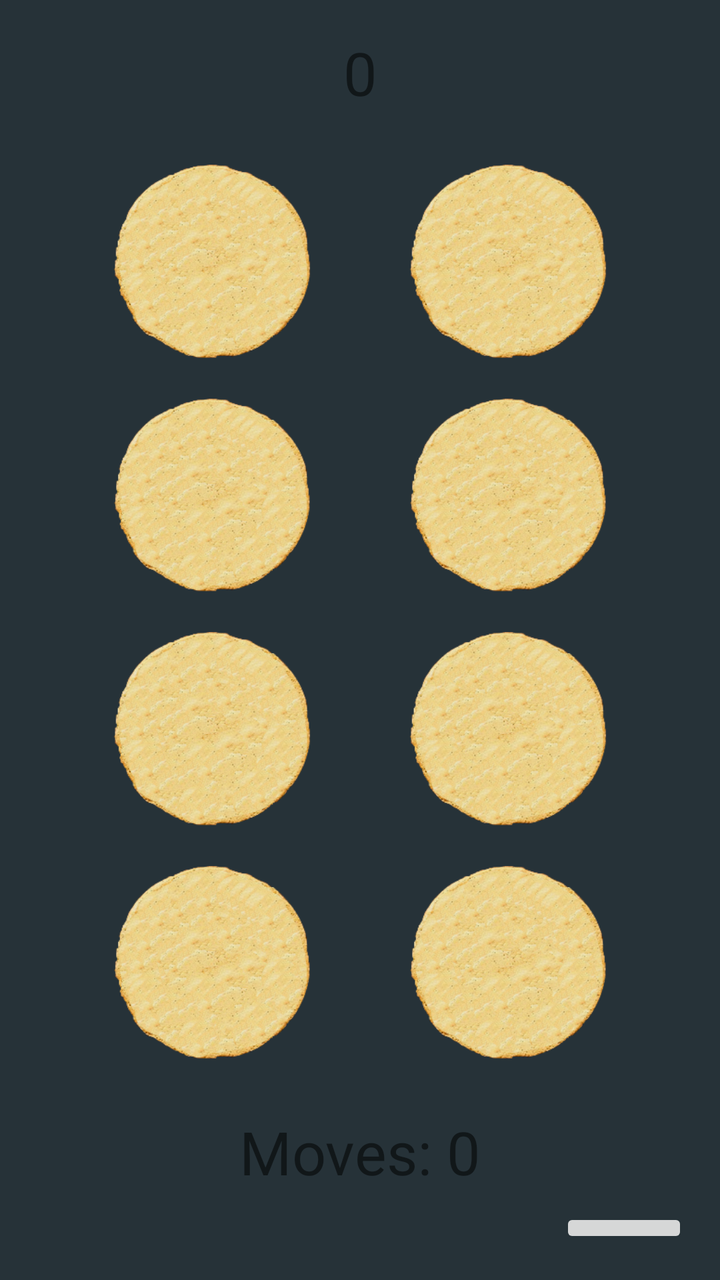
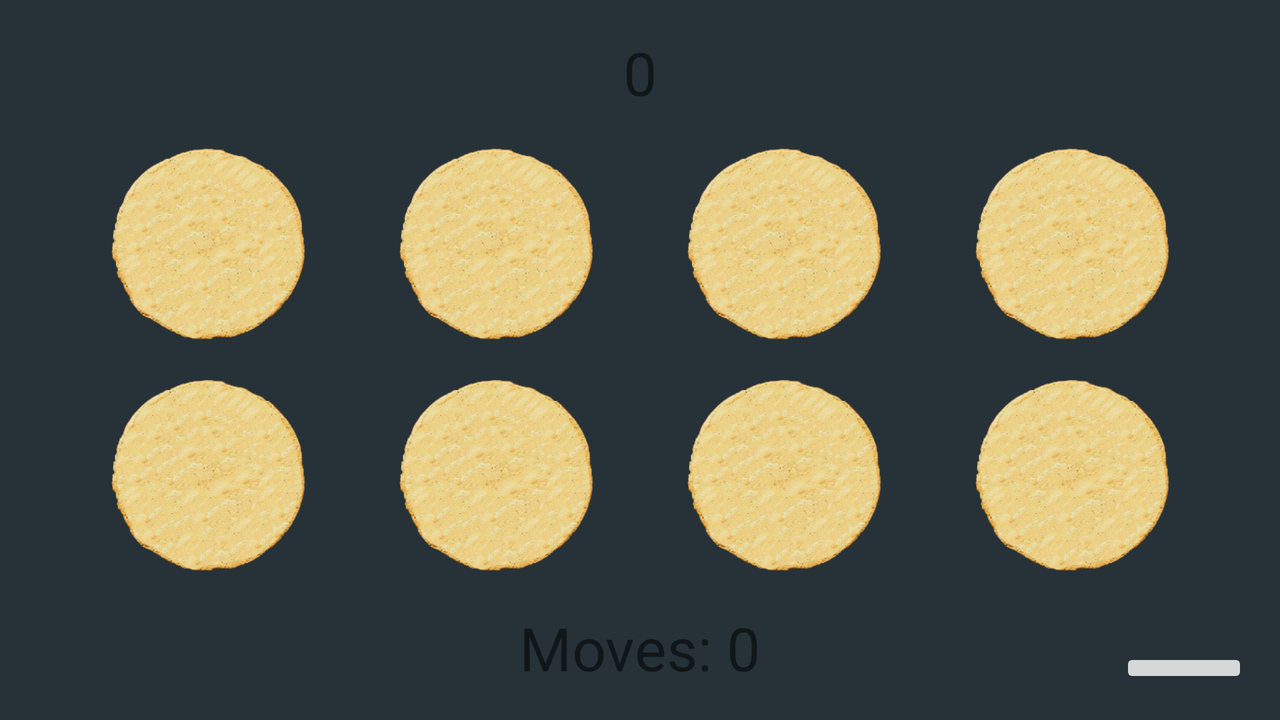

One screen, two layout resources from the same app: the default and the author's alternative for another configuration. Each is rendered where Android would select it; the XML of both is given below.
<!-- AndroidManifest.xml: application theme Theme.SquidGameMemory -->
<!-- res/layout/activity_ingame_normal.xml -->
<?xml version="1.0" encoding="utf-8"?>
<androidx.constraintlayout.widget.ConstraintLayout xmlns:android="http://schemas.android.com/apk/res/android"
    xmlns:app="http://schemas.android.com/apk/res-auto"
    xmlns:tools="http://schemas.android.com/tools"
    android:layout_width="match_parent"
    android:layout_height="match_parent"
    tools:context=".IngameNormalActivity">

    <TextView
        android:id="@+id/game_timer"
        android:layout_width="wrap_content"
        android:layout_height="wrap_content"
        android:layout_marginTop="16dp"
        android:text="@string/time_placeholder"
        android:textSize="30sp"
        app:layout_constraintEnd_toEndOf="parent"
        app:layout_constraintStart_toStartOf="parent"
        app:layout_constraintTop_toTopOf="parent" />

    <ImageButton
        android:id="@+id/pause_button"
        android:layout_width="64dp"
        android:layout_height="wrap_content"
        android:layout_marginEnd="16dp"
        android:layout_marginBottom="16dp"
        app:layout_constraintBottom_toBottomOf="parent"
        app:layout_constraintEnd_toEndOf="parent"
        app:srcCompat="@drawable/ic_baseline_pause_24_light" />

    <ImageButton
        android:id="@+id/card1"
        android:layout_width="0dp"
        android:layout_height="0dp"
        android:layout_marginStart="32dp"
        android:layout_marginTop="16dp"
        android:background="@android:color/transparent"
        android:padding="10dp"
        android:scaleType="fitCenter"
        app:layout_constraintBottom_toTopOf="@+id/card3"
        app:layout_constraintEnd_toStartOf="@+id/card2"
        app:layout_constraintStart_toStartOf="parent"
        app:layout_constraintTop_toBottomOf="@+id/game_timer"
        app:srcCompat="@drawable/empty" />

    <ImageButton
        android:id="@+id/card2"
        android:layout_width="0dp"
        android:layout_height="0dp"
        android:layout_marginTop="16dp"
        android:layout_marginEnd="32dp"
        android:background="@android:color/transparent"
        android:padding="10dp"
        android:scaleType="fitCenter"
        app:layout_constraintBottom_toTopOf="@+id/card4"
        app:layout_constraintEnd_toEndOf="parent"
        app:layout_constraintStart_toEndOf="@+id/card1"
        app:layout_constraintTop_toBottomOf="@+id/game_timer"
        app:srcCompat="@drawable/empty" />

    <ImageButton
        android:id="@+id/card3"
        android:layout_width="0dp"
        android:layout_height="0dp"
        android:layout_marginStart="32dp"
        android:background="@android:color/transparent"
        android:paddingVertical="10dp"
        android:scaleType="fitCenter"
        app:layout_constraintBottom_toTopOf="@+id/card5"
        app:layout_constraintEnd_toStartOf="@+id/card4"
        app:layout_constraintStart_toStartOf="parent"
        app:layout_constraintTop_toBottomOf="@+id/card1"
        app:srcCompat="@drawable/empty" />

    <ImageButton
        android:id="@+id/card4"
        android:layout_width="0dp"
        android:layout_height="0dp"
        android:layout_marginEnd="32dp"
        android:background="@android:color/transparent"
        android:padding="10dp"
        android:scaleType="fitCenter"
        app:layout_constraintBottom_toTopOf="@+id/card6"
        app:layout_constraintEnd_toEndOf="parent"
        app:layout_constraintStart_toEndOf="@+id/card3"
        app:layout_constraintTop_toBottomOf="@+id/card2"
        app:srcCompat="@drawable/empty" />

    <ImageButton
        android:id="@+id/card5"
        android:layout_width="0dp"
        android:layout_height="0dp"
        android:layout_marginStart="32dp"
        android:background="@android:color/transparent"
        android:padding="10dp"
        android:scaleType="fitCenter"
        app:layout_constraintBottom_toTopOf="@+id/card7"
        app:layout_constraintEnd_toStartOf="@+id/card6"
        app:layout_constraintStart_toStartOf="parent"
        app:layout_constraintTop_toBottomOf="@+id/card3"
        app:srcCompat="@drawable/empty" />

    <ImageButton
        android:id="@+id/card6"
        android:layout_width="0dp"
        android:layout_height="0dp"
        android:layout_marginEnd="32dp"
        android:background="@android:color/transparent"
        android:padding="10dp"
        android:scaleType="fitCenter"
        app:layout_constraintBottom_toTopOf="@+id/card8"
        app:layout_constraintEnd_toEndOf="parent"
        app:layout_constraintStart_toEndOf="@+id/card5"
        app:layout_constraintTop_toBottomOf="@+id/card4"
        app:srcCompat="@drawable/empty" />

    <ImageButton
        android:id="@+id/card7"
        android:layout_width="0dp"
        android:layout_height="0dp"
        android:layout_marginStart="32dp"
        android:layout_marginBottom="16dp"
        android:background="@android:color/transparent"
        android:padding="10dp"
        android:scaleType="fitCenter"
        app:layout_constraintBottom_toTopOf="@+id/move_counter"
        app:layout_constraintEnd_toStartOf="@id/card8"
        app:layout_constraintStart_toStartOf="parent"
        app:layout_constraintTop_toBottomOf="@+id/card5"
        app:srcCompat="@drawable/empty" />

    <ImageButton
        android:id="@+id/card8"
        android:layout_width="0dp"
        android:layout_height="0dp"
        android:layout_marginEnd="32dp"
        android:layout_marginBottom="16dp"
        android:background="@android:color/transparent"
        android:padding="10dp"
        android:scaleType="fitCenter"
        app:layout_constraintBottom_toTopOf="@+id/move_counter"
        app:layout_constraintEnd_toEndOf="parent"
        app:layout_constraintStart_toEndOf="@+id/card7"
        app:layout_constraintTop_toBottomOf="@+id/card6"
        app:srcCompat="@drawable/empty" />

    <TextView
        android:id="@+id/move_counter"
        android:layout_width="wrap_content"
        android:layout_height="wrap_content"
        android:layout_marginBottom="8dp"
        android:text="@string/move_counter_placeholder"
        android:textSize="30sp"
        app:layout_constraintBottom_toTopOf="@id/pause_button"
        app:layout_constraintEnd_toEndOf="parent"
        app:layout_constraintStart_toStartOf="parent"
        app:layout_constraintTop_toBottomOf="@id/card8" />

    <TextView
        android:id="@+id/game_over_text"
        android:layout_width="wrap_content"
        android:layout_height="wrap_content"
        android:text="@string/game_over_text"
        android:textColor="@color/primaryColor"
        android:textSize="50sp"
        android:textStyle="bold"
        android:visibility="invisible"
        app:layout_constraintBottom_toTopOf="@+id/card7"
        app:layout_constraintEnd_toEndOf="parent"
        app:layout_constraintStart_toStartOf="parent"
        app:layout_constraintTop_toBottomOf="@+id/card1" />

    <TextView
        android:id="@+id/pause_text"
        android:layout_width="wrap_content"
        android:layout_height="wrap_content"
        android:text="@string/paused_text"
        android:textColor="@color/white"
        android:textSize="50sp"
        android:textStyle="bold"
        android:background="@color/secondaryDarkColor"
        android:alpha="0.9"
        android:paddingHorizontal="20dp"
        android:visibility="invisible"
        app:layout_constraintBottom_toTopOf="@+id/card7"
        app:layout_constraintEnd_toEndOf="parent"
        app:layout_constraintStart_toStartOf="parent"
        app:layout_constraintTop_toBottomOf="@+id/card1" />

</androidx.constraintlayout.widget.ConstraintLayout>
<!-- resources referenced by this layout -->
<resources>
  <color name="primaryColor">#ff4081</color>
  <color name="secondaryDarkColor">#000a12</color>
  <color name="white">#FFFFFFFF</color>
  <!-- drawable empty: png bitmap (drawable-mdpi, 46395 bytes) -->
  <string name="game_over_text">GAME OVER</string>
  <string name="move_counter_placeholder">Moves: 0</string>
  <string name="paused_text">PAUSA</string>
  <string name="time_placeholder">0</string>
  <style name="Theme.SquidGameMemory" parent="Theme.MaterialComponents.Light.NoActionBar">
          
          <item name="android:windowBackground">@color/secondaryColor</item>
          <item name="colorPrimary">@color/purple_500</item>
          <item name="colorPrimaryVariant">@color/purple_700</item>
          <item name="colorOnPrimary">@color/white</item>
          
          <item name="colorSecondary">@color/teal_200</item>
          <item name="colorSecondaryVariant">@color/teal_700</item>
          <item name="colorOnSecondary">@color/black</item>
          
          <item name="android:statusBarColor" tools:targetApi="l">?attr/colorPrimaryVariant</item>
          
      </style>
  <color name="secondaryColor">#263238</color>
  <color name="purple_500">#FF6200EE</color>
  <color name="purple_700">#FF3700B3</color>
  <color name="teal_200">#FF03DAC5</color>
  <color name="teal_700">#FF018786</color>
  <color name="black">#FF000000</color>
</resources>
<!-- res/layout-land/activity_ingame_normal.xml (the author's variant of the layout above) -->
<!-- drawn on the phone turned sideways -->
<?xml version="1.0" encoding="utf-8"?>
<androidx.constraintlayout.widget.ConstraintLayout xmlns:android="http://schemas.android.com/apk/res/android"
    xmlns:app="http://schemas.android.com/apk/res-auto"
    xmlns:tools="http://schemas.android.com/tools"
    android:layout_width="match_parent"
    android:layout_height="match_parent"
    tools:context=".IngameNormalActivity">

    <TextView
        android:id="@+id/game_timer"
        android:layout_width="wrap_content"
        android:layout_height="wrap_content"
        android:layout_marginTop="16dp"
        android:text="@string/time_placeholder"
        android:textSize="30sp"
        app:layout_constraintEnd_toEndOf="parent"
        app:layout_constraintStart_toStartOf="parent"
        app:layout_constraintTop_toTopOf="parent" />

    <ImageButton
        android:id="@+id/pause_button"
        android:layout_width="64dp"
        android:layout_height="wrap_content"
        android:layout_marginEnd="16dp"
        android:layout_marginBottom="16dp"
        app:layout_constraintBottom_toBottomOf="parent"
        app:layout_constraintEnd_toEndOf="parent"
        app:srcCompat="@drawable/ic_baseline_pause_24_light" />

    <ImageButton
        android:id="@+id/card1"
        android:layout_width="0dp"
        android:layout_height="0dp"
        android:layout_marginStart="32dp"
        android:layout_marginTop="8dp"
        android:background="@android:color/transparent"
        android:padding="10dp"
        android:scaleType="fitCenter"
        app:layout_constraintBottom_toTopOf="@+id/card5"
        app:layout_constraintEnd_toStartOf="@+id/card2"
        app:layout_constraintStart_toStartOf="parent"
        app:layout_constraintTop_toBottomOf="@+id/game_timer"
        app:srcCompat="@drawable/empty" />

    <ImageButton
        android:id="@+id/card2"
        android:layout_width="0dp"
        android:layout_height="0dp"
        android:layout_marginTop="8dp"
        android:background="@android:color/transparent"
        android:padding="10dp"
        android:scaleType="fitCenter"
        app:layout_constraintBottom_toTopOf="@+id/card6"
        app:layout_constraintEnd_toStartOf="@id/card3"
        app:layout_constraintStart_toEndOf="@+id/card1"
        app:layout_constraintTop_toBottomOf="@+id/game_timer"
        app:srcCompat="@drawable/empty" />

    <ImageButton
        android:id="@+id/card3"
        android:layout_width="0dp"
        android:layout_height="0dp"
        android:layout_marginTop="8dp"
        android:background="@android:color/transparent"
        android:paddingVertical="10dp"
        android:scaleType="fitCenter"
        app:layout_constraintBottom_toTopOf="@+id/card7"
        app:layout_constraintEnd_toStartOf="@+id/card4"
        app:layout_constraintStart_toEndOf="@id/card2"
        app:layout_constraintTop_toBottomOf="@id/game_timer"
        app:srcCompat="@drawable/empty" />

    <ImageButton
        android:id="@+id/card4"
        android:layout_width="0dp"
        android:layout_height="0dp"
        android:layout_marginTop="8dp"
        android:layout_marginEnd="32dp"
        android:background="@android:color/transparent"
        android:padding="10dp"
        android:scaleType="fitCenter"
        app:layout_constraintBottom_toTopOf="@+id/card8"
        app:layout_constraintEnd_toEndOf="parent"
        app:layout_constraintStart_toEndOf="@+id/card3"
        app:layout_constraintTop_toBottomOf="@id/game_timer"
        app:srcCompat="@drawable/empty" />

    <ImageButton
        android:id="@+id/card5"
        android:layout_width="0dp"
        android:layout_height="0dp"
        android:layout_marginStart="32dp"
        android:layout_marginBottom="8dp"
        android:background="@android:color/transparent"
        android:padding="10dp"
        android:scaleType="fitCenter"
        app:layout_constraintBottom_toTopOf="@id/move_counter"
        app:layout_constraintEnd_toStartOf="@+id/card6"
        app:layout_constraintStart_toStartOf="parent"
        app:layout_constraintTop_toBottomOf="@+id/card1"
        app:srcCompat="@drawable/empty" />

    <ImageButton
        android:id="@+id/card6"
        android:layout_width="0dp"
        android:layout_height="0dp"
        android:layout_marginBottom="8dp"
        android:background="@android:color/transparent"
        android:padding="10dp"
        android:scaleType="fitCenter"
        app:layout_constraintBottom_toTopOf="@id/move_counter"
        app:layout_constraintEnd_toStartOf="@id/card7"
        app:layout_constraintStart_toEndOf="@+id/card5"
        app:layout_constraintTop_toBottomOf="@+id/card2"
        app:srcCompat="@drawable/empty" />

    <ImageButton
        android:id="@+id/card7"
        android:layout_width="0dp"
        android:layout_height="0dp"
        android:layout_marginBottom="8dp"
        android:background="@android:color/transparent"
        android:padding="10dp"
        android:scaleType="fitCenter"
        app:layout_constraintBottom_toTopOf="@+id/move_counter"
        app:layout_constraintEnd_toStartOf="@id/card8"
        app:layout_constraintStart_toEndOf="@id/card6"
        app:layout_constraintTop_toBottomOf="@+id/card3"
        app:srcCompat="@drawable/empty" />

    <ImageButton
        android:id="@+id/card8"
        android:layout_width="0dp"
        android:layout_height="0dp"
        android:layout_marginEnd="32dp"
        android:layout_marginBottom="8dp"
        android:background="@android:color/transparent"
        android:padding="10dp"
        android:scaleType="fitCenter"
        app:layout_constraintBottom_toTopOf="@+id/move_counter"
        app:layout_constraintEnd_toEndOf="parent"
        app:layout_constraintStart_toEndOf="@+id/card7"
        app:layout_constraintTop_toBottomOf="@+id/card4"
        app:srcCompat="@drawable/empty" />

    <TextView
        android:id="@+id/move_counter"
        android:layout_width="wrap_content"
        android:layout_height="wrap_content"
        android:layout_marginBottom="16dp"
        android:text="@string/move_counter_placeholder"
        android:textSize="30sp"
        app:layout_constraintBottom_toBottomOf="parent"
        app:layout_constraintEnd_toStartOf="@id/card8"
        app:layout_constraintStart_toEndOf="@id/card5"
        app:layout_constraintTop_toBottomOf="@id/card6" />

    <TextView
        android:id="@+id/game_over_text"
        android:layout_width="wrap_content"
        android:layout_height="wrap_content"
        android:text="@string/game_over_text"
        android:textColor="@color/primaryColor"
        android:textSize="50sp"
        android:textStyle="bold"
        android:visibility="invisible"
        app:layout_constraintBottom_toTopOf="@id/move_counter"
        app:layout_constraintEnd_toEndOf="parent"
        app:layout_constraintStart_toStartOf="parent"
        app:layout_constraintTop_toBottomOf="@id/game_timer" />

    <TextView
        android:id="@+id/pause_text"
        android:layout_width="wrap_content"
        android:layout_height="wrap_content"
        android:text="@string/paused_text"
        android:textColor="@color/white"
        android:textSize="50sp"
        android:textStyle="bold"
        android:background="@color/secondaryDarkColor"
        android:alpha="0.9"
        android:paddingHorizontal="20dp"
        android:visibility="invisible"
        app:layout_constraintBottom_toTopOf="@id/move_counter"
        app:layout_constraintEnd_toEndOf="parent"
        app:layout_constraintStart_toStartOf="parent"
        app:layout_constraintTop_toBottomOf="@id/game_timer" />


</androidx.constraintlayout.widget.ConstraintLayout>
